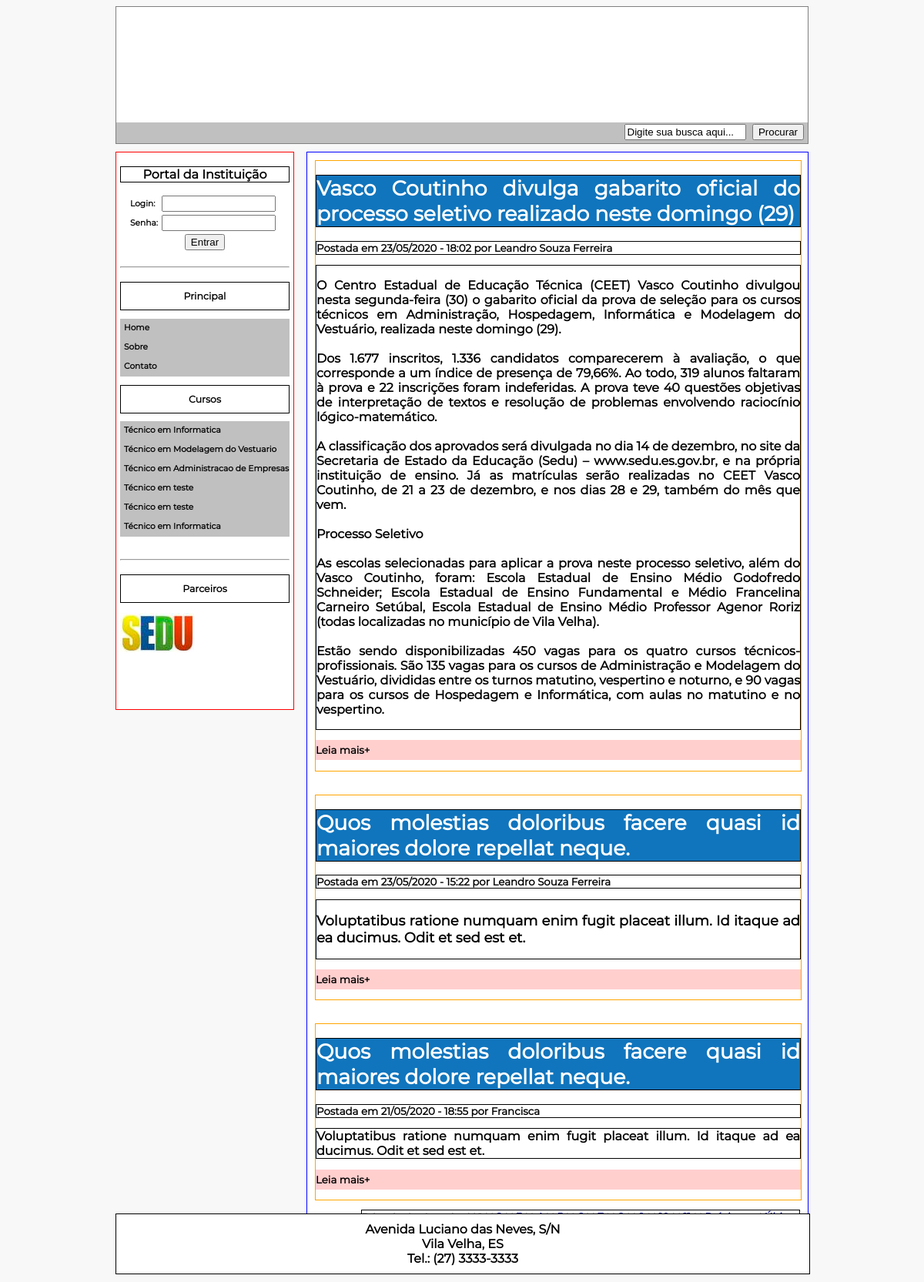
The page / on the database its author committed.
### tables this page shows
CREATE TABLE `curso` (
  `idcurso` int(11) NOT NULL,
  `nome_curso` varchar(100) DEFAULT NULL,
  `carga_horaria_curso` varchar(45) DEFAULT NULL,
  `carga_horaria_estagio` varchar(45) DEFAULT NULL,
  `turno` varchar(10) DEFAULT NULL,
  `qtd_modulos` smallint(11) DEFAULT NULL,
  `estagio_obrigatorio` tinyint(1) DEFAULT NULL,
  `amparo_legal` text DEFAULT NULL,
  `sobre` text DEFAULT NULL,
  `perfil_profissional` text DEFAULT NULL
);

CREATE TABLE `noticia` (
  `idnoticia` int(11) NOT NULL,
  `funcionario_idusuario` int(11) NOT NULL,
  `titulo` varchar(150) DEFAULT NULL,
  `resumo` text DEFAULT NULL,
  `noticia_completa` text DEFAULT NULL,
  `data_noticia` datetime DEFAULT NULL,
  `destaque` tinyint(1) NOT NULL DEFAULT 0,
  `status` varchar(30) NOT NULL,
  `visibilidade` int(11) NOT NULL
);

CREATE TABLE `usuario` (
  `idusuario` int(11) NOT NULL,
  `login` varchar(45) DEFAULT NULL,
  `senha` varchar(45) DEFAULT NULL,
  `nivel_acesso` varchar(45) DEFAULT NULL,
  `nome` varchar(45) DEFAULT NULL,
  `rua` text DEFAULT NULL,
  `numero` varchar(6) DEFAULT NULL,
  `bairro` varchar(45) DEFAULT NULL,
  `municipio` varchar(45) DEFAULT NULL,
  `estado` varchar(2) DEFAULT NULL,
  `cep` varchar(10) DEFAULT NULL,
  `nacionalidade` varchar(45) DEFAULT NULL,
  `uf_origem` varchar(45) DEFAULT NULL,
  `pai` varchar(45) DEFAULT NULL,
  `mae` varchar(45) DEFAULT NULL,
  `rg` varchar(12) DEFAULT NULL,
  `cpf` varchar(12) DEFAULT NULL,
  `data_cadastro` datetime DEFAULT NULL,
  `telefone_fixo` varchar(11) DEFAULT NULL,
  `telefone_celular` varchar(11) DEFAULT NULL,
  `telefone_recado` varchar(11) DEFAULT NULL,
  `email` varchar(45) NOT NULL
);

### models/BancoDados.php (called while the page is built, shortened)
<?php
class BancoDados {
    private $conexao;
    private $resultado;
    private $qtd;
    public function getResultado() {
        return $this->resultado;
    }
    public function getQtd() {
        return $this->qtd;
    }
    public function conectar(){
        $this->conexao = mysqli_connect(URL, USER, PASSWORD, NOME_BANCO, PORTA);
        mysqli_select_db($this->conexao, NOME_BANCO);
    }
    public function pesquisar($sql = "") {
        $lista = array();
        if ($sql == "") {
            $this->resultado = 0;
            $this->qtd = 0;
            return false;
        } else {
            $this->resultado = mysqli_query($this->conexao, $sql);
            if ($this->resultado) {
                $this->qtd = mysqli_num_rows($this->resultado);
                while($linha = mysqli_fetch_array($this->resultado, MYSQLI_ASSOC)){
                    $lista[] = $linha;
                }
                $this->resultado = $lista;
                return true;
            } else {
                $this->registrarLog("SQL: ".$sql." <br/> ERRO: ".mysqli_error($this->conexao));
                return false;
            }
        }
    }
}
?>

### models/Curso.php (called while the page is built, shortened)
<?php
require_once("BancoDados.php");
class Curso {
    var $idcurso;
    var $nome_curso;
    public function __construct($idcurso = 0, $nome_curso = null, $carga_horaria_curso = null, $carga_horaria_estagio = null, $turno = null, $qtd_modulos = 0, $estagio_obrigatorio = 0, $amparo_legal = null, $sobre = null, $perfil_profissional = null) {
        $this->idcurso = $idcurso;
        $this->nome_curso = $nome_curso;
    }
    public function getIdcurso() {
        return $this->idcurso;
    }
    public function getNome_curso() {
        return $this->nome_curso;
    }
    public function listarTodos($iFirstReg = -1, $iLastReg = -1) {
        $oBanco = new BancoDados();
        $lista = array();
        $sQuery = "
        SELECT *
        FROM
            curso";
        if($oBanco->pesquisar($sQuery) && $oBanco->getQtd() > 0){
            $cursos = $oBanco->getResultado();
            foreach($cursos as $curso){
                $lista[] = new Curso($curso['idcurso'], $curso['nome_curso'], $curso['carga_horaria_curso'], $curso['carga_horaria_estagio'], $curso['turno'], $curso['qtd_modulos'], $curso['estagio_obrigatorio'], $curso['amparo_legal'], $curso['sobre'], $curso['perfil_profissional']);
            }
        }
        return ($lista);
    }
}
?>

### models/Noticia.php (called while the page is built, shortened)
<?php
require_once("BancoDados.php");
class Noticia {
    private $idnoticia;
    private $titulo;
    private $resumo;
    private $data_noticia;
    private $destaque;
    private $visibilidade;
    function __construct($idnoticia = 0, $funcionario_idusuario = 0, $titulo = null, $resumo = null, $noticia_completa = null, $data_noticia = null, $destaque = 0, $status = null, $visibilidade = 0) {
        $this->idnoticia = $idnoticia;
        $this->titulo = $titulo;
        $this->resumo = $resumo;
        $this->data_noticia = $data_noticia;
        $this->destaque = $destaque;
        $this->visibilidade = $visibilidade;
    }
    public function getIdnoticia() {
        return $this->idnoticia;
    }
    public function getTitulo() {
        return $this->titulo;
    }
    public function getResumo() {
        return $this->resumo;
    }
    public function getData_noticia() {
        return $this->data_noticia;
    }
    public function getDestaque() {
        return $this->destaque;
    }
    public function setDestaque($destaque) {
        $this->destaque = $destaque;
    }
    public function getVisibilidade() {
        return $this->visibilidade;
    }
    public function setVisibilidade($visibilidade) {
        $this->visibilidade = $visibilidade;
    }
    public function listarDestaquePorVisibilidade($iFirstReg = -1, $iLastReg = -1){
        $oBanco = new BancoDados();
        $lista = array();
        $sQuery = "
        SELECT *
        FROM
            noticia
        WHERE
            (visibilidade = ".$this->getVisibilidade()." OR visibilidade = 3) "
            ."AND destaque = ".$this->getDestaque()."
        ORDER BY
            data_noticia DESC";
        if($iFirstReg != -1 && $iLastReg != -1)
            $sQuery .= " LIMIT ".$iFirstReg.", ".$iLastReg;
        if($oBanco->pesquisar($sQuery) && $oBanco->getQtd() > 0){
            $noticias = $oBanco->getResultado();
            foreach($noticias as $noticia){
                $lista[] = new Noticia($noticia['idnoticia'], $noticia['funcionario_idusuario'], $noticia['titulo'], $noticia['resumo'], $noticia['noticia_completa'], $noticia['data_noticia'], $noticia['destaque'], $noticia['status'], $noticia['visibilidade']);
            }
        }
        return ($lista);
    }
}
?>

### models/Usuario.php (called while the page is built, shortened)
<?php
include_once ("BancoDados.php");
class Usuario {
    private $idusuario;
    private $nome;
    public function __construct($idusuario = 0, $login = null, $senha = null, $nivel_acesso = null, $nome = null, $rua = null, $numero = null, $bairro = null, $municipio = null, $estado = null, $cep = null, $nacionalidade = null, $uf_origem = null, $pai = null, $mae = null, $rg = null, $cpf = null, $data_cadastro = null, $telefone_fixo = null, $telefone_celular = null, $telefone_recado = null, $email = null){
        $this->idusuario = $idusuario;
        $this->nome = $nome;
    }
    public function getIdusuario() {
        return $this->idusuario;
    }
    public function setIdusuario($idusuario) {
        $this->idusuario = $idusuario;
    }
    public function getNome() {
        return $this->nome;
    }
    public function setNome($nome) {
        $this->nome = $nome;
    }
    public function listar() {
        $oBanco = new BancoDados();
        $sQuery = "
        SELECT *
        FROM
            usuario
        WHERE
            idusuario = " . $this->getIdusuario() . "
        LIMIT 1";
        if($oBanco->pesquisar($sQuery) && $oBanco->getQtd() > 0){
            return true;
        } else {
            ;
            return false;
        }
    }
}
?>

### models/Funcionario.php (called while the page is built, shortened)
<?php
require_once("BancoDados.php");
require_once("Usuario.php");
class Funcionario extends Usuario{
    private $funcionario_idusuario;
    public function __construct($funcionario_idusuario = 0, $numcarteira = 0){
        $this->funcionario_idusuario = $funcionario_idusuario;
    }
    function getFuncionario_idusuario() {
        return $this->funcionario_idusuario;
    }
    function setFuncionario_idusuario($funcionario_idusuario) {
        $this->funcionario_idusuario = $funcionario_idusuario;
    }
    public function listar() {
        $sQuery = "
        SELECT *
        FROM
            funcionario
        WHERE
            funcionario_idusuario = " . $this->getFuncionario_idusuario() . "
        LIMIT 1";
        if (parent::listar()) {
            $oBanco = new BancoDados();
            if($oBanco->pesquisar($sQuery) && $oBanco->getQtd() > 0){
                return true;
            } else {
                ;
                return false;
            }
        } else {
            return false;
        }
    }
}
?>

### index.php (the view, shortened to what this page needs)
<?php
require_once("./models/Paginacao.php");
require_once("./models/Curso.php");
require_once("./models/Noticia.php");
require_once("./models/Funcionario.php");
require_once("./service/rodape.php");
$oNoticia = new Noticia();
$oFuncionario = new Funcionario();
$oCurso = new Curso();
$pagina = null;
$oNoticia->setDestaque(1);
$oNoticia->setVisibilidade(1);
$listaNoticias = $oNoticia->listarDestaquePorVisibilidade();
$oPaginacao = new Paginacao(3, sizeof($listaNoticias), "index.php?");
if (!$pagina)
    $oPaginacao->setINumeroPagina();
else
    $oPaginacao->setINumeroPagina($pagina);
?>
<!DOCTYPE html PUBLIC "-//W3C//DTD XHTML 1.0 Transitional//EN"
    "http://www.w3.org/TR/xhtml1/DTD/xhtml1-transitional.dtd">
<html>
    <head>
        <link rel="stylesheet" href="css/estilo_site.css" type="text/css" media='screen'/>
    </head>
    <body>
        <div id='container'>
            <div id='cabecalho'>
                <div id='banner_superior'>
                    <div id='banner_superior_figura'>
                    </div>
                </div>
                <div id='menu_superior'>
                    <form name='formSearch' class='formSearch' action='./pesquisar.php' method='get'>
                        <input type='text' class='campoTexto' name='campoTexto' value='Digite sua busca aqui...' onClick='value=""'/>&nbsp;
                        <input type='submit' class='botaoProcurar' value='Procurar' src='./img/search.png'/>
                    </form>
                </div>
            </div>
            <div id='boxLateral'>
                <div id='menu_lateral'>
                    <h2>Portal da Institui&ccedil;&atilde;o</h2>
                    <form name='formulario' method='post' action='service/validar_login.php' onSubmit='return validar()'>
                        <table class='tabelaAcessoPortal'>
                            <tr>
                                <td>Login:</td>
                                <td><input class='campo_login' type='text' name='login' onClick='value=""'/></td>
                            </tr>
                            <tr>
                                <td>Senha:</td>
                                <td><input class='campo_senha' type='password' name='senha' value='' onClick='value=""'/></td>
                            </tr>
                            <tr>
                                <td colspan=2 align='center'><input type='submit' value='Entrar'/></td>
                            </tr>
                        </table>
                    </form>
                    <br/>
                    <hr/>
                    <br/>
                    <h3>Principal</h3>
                    <ul>
                        <li><span><a href='./index.php'><span>Home</span></a></span></li>
                        <li><a href='./sobre.php'>Sobre</a></li>
                        <li><a href=''>Contato</a></li>
                    </ul>
                    <h3>Cursos</h3>
                    <?php
                    $listaDeCursos = $oCurso->listarTodos();
                    if(sizeof($listaDeCursos) > 0) {
                        echo "<ul>";
                        foreach ($listaDeCursos as $curso) {
                            echo "<li><a href='./curso.php?idcurso={$curso->getIdcurso()}'>T&eacute;cnico em {$curso->getNome_curso()}</a></li>";
                        }
                        echo "</ul>";
                    } else {
                        echo "<h3>ERRO AO LISTAR CURSOS</h3>";
                    }
                    ?>
                    <br/>
                    <hr/>
                    <br/>
                    <h3>Parceiros</h3>
                    <br/>
                    <a href='http://www.educacao.es.gov.br/'>
                        <img alt=""  src='img/sedu.jpg'/>
                    </a>
                    <br/>
                </div>
            </div>
            <div id='noticias'>
                <?php
                if (sizeof($listaNoticias) > 0) {
                    $iFirstReg = $oPaginacao->getIPrimeiroRegistro();
                    $oNoticia->setDestaque(1);
                    $oNoticia->setVisibilidade(1);
                    $listaNoticias = $oNoticia->listarDestaquePorVisibilidade($iFirstReg, 3);
                    foreach ($listaNoticias as $noticia) {
                        $oFuncionario->setFuncionario_idusuario($noticia->getFuncionario_idusuario());
                        $oFuncionario->listar();
                        $autor = $oFuncionario->getNome();
                        $data = date("d/m/Y - H:i", strtotime($noticia->getData_noticia()));
                        echo "
                        <div id='conteudoNoticia'>
                            <a href='./noticia.php?idnoticia={$noticia->getIdnoticia()}'>
                                <h1 class='tituloNoticia'>{$noticia->getTitulo()}</h1>
                            </a>
                            <h3>Postada em {$data} por {$autor}</h3>
                            <h2>{$noticia->getResumo()}</h2>
                            <p class='leiaMais'>
                                <a href='./noticia.php?idnoticia={$noticia->getIdnoticia()}'>Leia mais+</a>
                            </p>
                        </div>";
                    }
                } else {
                    echo "<h1>NENHUMA NOT&Iacute;CIA DISPON&Iacute;VEL</h1>";
                }
                ?>
                <div id='paginacao'>
                    <?php
                    echo $oPaginacao->getSPainelNavegacao();
                    ?>
                </div>
            </div>
            <div id="rodape">
            </div>
        </div>
    </body>
</html>

### rows shown on the page
curso: nome_curso "Informatica"
curso: nome_curso "Modelagem do Vestuario"
curso: nome_curso "Administracao de Empresas"
curso: nome_curso "teste"
curso: nome_curso "teste"
curso: nome_curso "Informatica"
noticia: titulo "Vasco Coutinho divulga gabarito oficial do processo seletivo realizado neste domingo (29)", data_noticia "23/05/2020 - 18:02", usuario.nome "Leandro Souza Ferreira", resumo "O Centro Estadual de Educação Técnica (CEET) Vasco Coutinho divulgou nesta segunda-feira (30) o gabarito oficial da prova de seleção para os cursos técnicos em Administração, Hospedagem, Informática e Modelagem do Vestuário, realizada neste domingo (29). Dos 1.677 inscritos, 1.336 candidatos comparecerem à avaliação, o que corresponde a um índice de presença de 79,66%. Ao todo, 319 alunos faltaram à prova e 22 inscrições foram indeferidas. A prova teve 40 questões objetivas de interpretação de textos e resolução de problemas envolvendo raciocínio lógico-matemático. A classificação dos aprovados será divulgada no dia 14 de dezembro, no site da Secretaria de Estado da Educação (Sedu) –…"
noticia: titulo "Quos molestias doloribus facere quasi id maiores dolore repellat neque.", data_noticia "23/05/2020 - 15:22", resumo "Voluptatibus ratione numquam enim fugit placeat illum. Id itaque ad ea ducimus. Odit et sed est et."
usuario: nome "Leandro Souza Ferreira"
noticia: titulo "Quos molestias doloribus facere quasi id maiores dolore repellat neque.", data_noticia "21/05/2020 - 18:55", usuario.nome "Francisca", resumo "Voluptatibus ratione numquam enim fugit placeat illum. Id itaque ad ea ducimus. Odit et sed est et."
